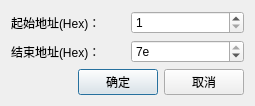
<?xml version="1.0" encoding="UTF-8"?>
<ui version="4.0">
 <class>ScanDevRangeDialog</class>
 <widget class="QDialog" name="ScanDevRangeDialog">
  <property name="geometry">
   <rect>
    <x>0</x>
    <y>0</y>
    <width>255</width>
    <height>101</height>
   </rect>
  </property>
  <property name="windowTitle">
   <string>Scan Node</string>
  </property>
  <layout class="QGridLayout" name="gridLayout">
   <item row="0" column="0">
    <layout class="QVBoxLayout" name="verticalLayout">
     <item>
      <layout class="QHBoxLayout" name="horizontalLayout_2">
       <item>
        <widget class="QLabel" name="label">
         <property name="text">
          <string>起始地址(Hex)：</string>
         </property>
        </widget>
       </item>
       <item>
        <widget class="QSpinBox" name="spinBoxStartAddr">
         <property name="minimum">
          <number>1</number>
         </property>
         <property name="maximum">
          <number>126</number>
         </property>
         <property name="displayIntegerBase">
          <number>16</number>
         </property>
        </widget>
       </item>
      </layout>
     </item>
     <item>
      <layout class="QHBoxLayout" name="horizontalLayout_3">
       <item>
        <widget class="QLabel" name="label_2">
         <property name="text">
          <string>结束地址(Hex)：</string>
         </property>
        </widget>
       </item>
       <item>
        <widget class="QSpinBox" name="spinBoxEndAddr">
         <property name="minimum">
          <number>1</number>
         </property>
         <property name="maximum">
          <number>126</number>
         </property>
         <property name="value">
          <number>126</number>
         </property>
         <property name="displayIntegerBase">
          <number>16</number>
         </property>
        </widget>
       </item>
      </layout>
     </item>
     <item>
      <layout class="QHBoxLayout" name="horizontalLayout">
       <item>
        <spacer name="horizontalSpacer">
         <property name="orientation">
          <enum>Qt::Horizontal</enum>
         </property>
         <property name="sizeHint" stdset="0">
          <size>
           <width>40</width>
           <height>20</height>
          </size>
         </property>
        </spacer>
       </item>
       <item>
        <widget class="QPushButton" name="pushButtonConfirm">
         <property name="text">
          <string>确定</string>
         </property>
        </widget>
       </item>
       <item>
        <widget class="QPushButton" name="pushButtonCancel">
         <property name="text">
          <string>取消</string>
         </property>
        </widget>
       </item>
      </layout>
     </item>
    </layout>
   </item>
  </layout>
 </widget>
 <resources/>
 <connections/>
</ui>
